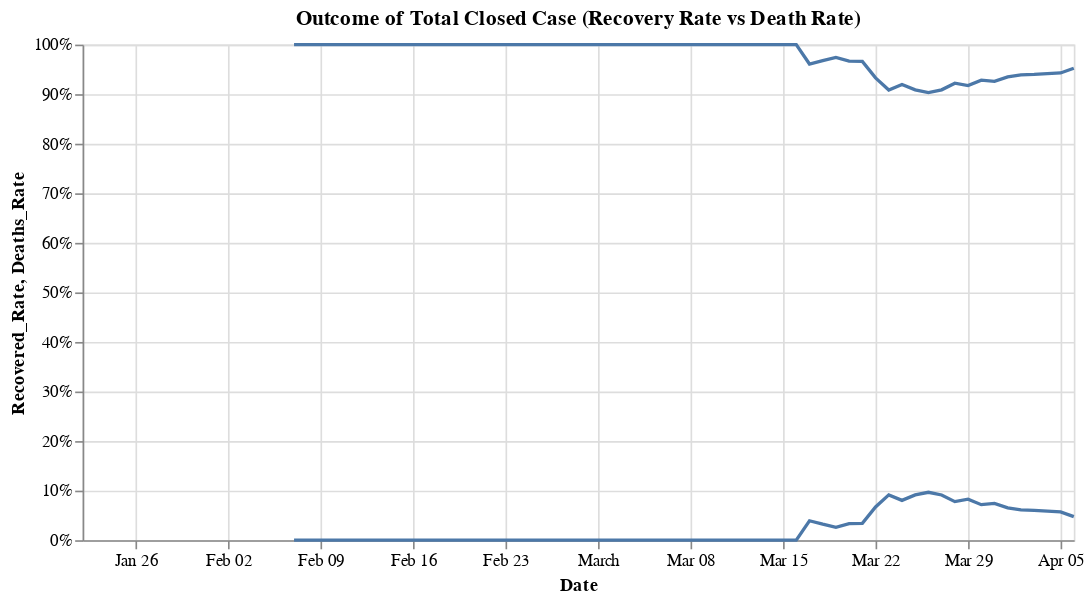

The code cell stored with this chart in its notebook:
### Code cell
#hide_input
df_closed_my = pd.merge(df_my(df_recovered), df_my(df_deaths), on='Date').rename(columns={'Cases_x': 'Recovered', 'Cases_y': 'Deaths'})
df_closed_my['Total'] = df_closed_my['Recovered'] + df_closed_my['Deaths']
df_closed_my['Recovered_Rate'] = df_closed_my['Recovered']/ df_closed_my['Total']
df_closed_my['Deaths_Rate'] = df_closed_my['Deaths']/ df_closed_my['Total']
_base = alt.Chart(df_closed_my.round(6)[['Date', 'Recovered_Rate', 'Deaths_Rate']]).encode(x='Date:T')
_recovered = _base.mark_line().encode(y=alt.Y('Recovered_Rate:Q', axis=alt.Axis(format='%')))
_deaths = _base.mark_line().encode(y=alt.Y('Deaths_Rate:Q', axis=alt.Axis(format='%')))

(_recovered + _deaths).properties(title='Outcome of Total Closed Case (Recovery Rate vs Death Rate)', width=600)

### Figure 1 — Vega-Lite specification as saved in the notebook (floating-point values rounded to 4 significant figures)
{"config": {"view": {"continuousWidth": 400, "continuousHeight": 300}}, "layer": [{"mark": "line", "encoding": {"x": {"type": "temporal", "field": "Date"}, "y": {"type": "quantitative", "axis": {"format": "%"}, "field": "Recovered_Rate"}}}, {"mark": "line", "encoding": {"x": {"type": "temporal", "field": "Date"}, "y": {"type": "quantitative", "axis": {"format": "%"}, "field": "Deaths_Rate"}}}], "data": {"name": "data-c1d3a912bca386e1630d277436f89b14"}, "title": "Outcome of Total Closed Case (Recovery Rate vs Death Rate)", "width": 600, "$schema": "https://vega.github.io/schema/vega-lite/v4.8.1.json", "datasets": {"data-c1d3a912bca386e1630d277436f89b14": [{"Date": "2020-01-22T00:00:00", "Recovered_Rate": null, "Deaths_Rate": null}, {"Date": "2020-01-23T00:00:00", "Recovered_Rate": null, "Deaths_Rate": null}, {"Date": "2020-01-24T00:00:00", "Recovered_Rate": null, "Deaths_Rate": null}, {"Date": "2020-01-25T00:00:00", "Recovered_Rate": null, "Deaths_Rate": null}, {"Date": "2020-01-26T00:00:00", "Recovered_Rate": null, "Deaths_Rate": null}, {"Date": "2020-01-27T00:00:00", "Recovered_Rate": null, "Deaths_Rate": null}, {"Date": "2020-01-28T00:00:00", "Recovered_Rate": null, "Deaths_Rate": null}, {"Date": "2020-01-29T00:00:00", "Recovered_Rate": null, "Deaths_Rate": null}, {"Date": "2020-01-30T00:00:00", "Recovered_Rate": null, "Deaths_Rate": null}, {"Date": "2020-01-31T00:00:00", "Recovered_Rate": null, "Deaths_Rate": null}, {"Date": "2020-02-01T00:00:00", "Recovered_Rate": null, "Deaths_Rate": null}, {"Date": "2020-02-02T00:00:00", "Recovered_Rate": null, "Deaths_Rate": null}, {"Date": "2020-02-03T00:00:00", "Recovered_Rate": null, "Deaths_Rate": null}, {"Date": "2020-02-04T00:00:00", "Recovered_Rate": null, "Deaths_Rate": null}, {"Date": "2020-02-05T00:00:00", "Recovered_Rate": null, "Deaths_Rate": null}, {"Date": "2020-02-06T00:00:00", "Recovered_Rate": null, "Deaths_Rate": null}, {"Date": "2020-02-07T00:00:00", "Recovered_Rate": 1.0, "Deaths_Rate": 0.0}, {"Date": "2020-02-08T00:00:00", "Recovered_Rate": 1.0, "Deaths_Rate": 0.0}, {"Date": "2020-02-09T00:00:00", "Recovered_Rate": 1.0, "Deaths_Rate": 0.0}, {"Date": "2020-02-10T00:00:00", "Recovered_Rate": 1.0, "Deaths_Rate": 0.0}, {"Date": "2020-02-11T00:00:00", "Recovered_Rate": 1.0, "Deaths_Rate": 0.0}, {"Date": "2020-02-12T00:00:00", "Recovered_Rate": 1.0, "Deaths_Rate": 0.0}, {"Date": "2020-02-13T00:00:00", "Recovered_Rate": 1.0, "Deaths_Rate": 0.0}, {"Date": "2020-02-14T00:00:00", "Recovered_Rate": 1.0, "Deaths_Rate": 0.0}, {"Date": "2020-02-15T00:00:00", "Recovered_Rate": 1.0, "Deaths_Rate": 0.0}, {"Date": "2020-02-16T00:00:00", "Recovered_Rate": 1.0, "Deaths_Rate": 0.0}, {"Date": "2020-02-17T00:00:00", "Recovered_Rate": 1.0, "Deaths_Rate": 0.0}, {"Date": "2020-02-18T00:00:00", "Recovered_Rate": 1.0, "Deaths_Rate": 0.0}, {"Date": "2020-02-19T00:00:00", "Recovered_Rate": 1.0, "Deaths_Rate": 0.0}, {"Date": "2020-02-20T00:00:00", "Recovered_Rate": 1.0, "Deaths_Rate": 0.0}, {"Date": "2020-02-21T00:00:00", "Recovered_Rate": 1.0, "Deaths_Rate": 0.0}, {"Date": "2020-02-22T00:00:00", "Recovered_Rate": 1.0, "Deaths_Rate": 0.0}, {"Date": "2020-02-23T00:00:00", "Recovered_Rate": 1.0, "Deaths_Rate": 0.0}, {"Date": "2020-02-24T00:00:00", "Recovered_Rate": 1.0, "Deaths_Rate": 0.0}, {"Date": "2020-02-25T00:00:00", "Recovered_Rate": 1.0, "Deaths_Rate": 0.0}, {"Date": "2020-02-26T00:00:00", "Recovered_Rate": 1.0, "Deaths_Rate": 0.0}, {"Date": "2020-02-27T00:00:00", "Recovered_Rate": 1.0, "Deaths_Rate": 0.0}, {"Date": "2020-02-28T00:00:00", "Recovered_Rate": 1.0, "Deaths_Rate": 0.0}, {"Date": "2020-02-29T00:00:00", "Recovered_Rate": 1.0, "Deaths_Rate": 0.0}, {"Date": "2020-03-01T00:00:00", "Recovered_Rate": 1.0, "Deaths_Rate": 0.0}, {"Date": "2020-03-02T00:00:00", "Recovered_Rate": 1.0, "Deaths_Rate": 0.0}, {"Date": "2020-03-03T00:00:00", "Recovered_Rate": 1.0, "Deaths_Rate": 0.0}, {"Date": "2020-03-04T00:00:00", "Recovered_Rate": 1.0, "Deaths_Rate": 0.0}, {"Date": "2020-03-05T00:00:00", "Recovered_Rate": 1.0, "Deaths_Rate": 0.0}, {"Date": "2020-03-06T00:00:00", "Recovered_Rate": 1.0, "Deaths_Rate": 0.0}, {"Date": "2020-03-07T00:00:00", "Recovered_Rate": 1.0, "Deaths_Rate": 0.0}, {"Date": "2020-03-08T00:00:00", "Recovered_Rate": 1.0, "Deaths_Rate": 0.0}, {"Date": "2020-03-09T00:00:00", "Recovered_Rate": 1.0, "Deaths_Rate": 0.0}, {"Date": "2020-03-10T00:00:00", "Recovered_Rate": 1.0, "Deaths_Rate": 0.0}, {"Date": "2020-03-11T00:00:00", "Recovered_Rate": 1.0, "Deaths_Rate": 0.0}, {"Date": "2020-03-12T00:00:00", "Recovered_Rate": 1.0, "Deaths_Rate": 0.0}, {"Date": "2020-03-13T00:00:00", "Recovered_Rate": 1.0, "Deaths_Rate": 0.0}, {"Date": "2020-03-14T00:00:00", "Recovered_Rate": 1.0, "Deaths_Rate": 0.0}, {"Date": "2020-03-15T00:00:00", "Recovered_Rate": 1.0, "Deaths_Rate": 0.0}, {"Date": "2020-03-16T00:00:00", "Recovered_Rate": 1.0, "Deaths_Rate": 0.0}, {"Date": "2020-03-17T00:00:00", "Recovered_Rate": 0.9608, "Deaths_Rate": 0.03922}, {"Date": "2020-03-18T00:00:00", "Recovered_Rate": 0.9677, "Deaths_Rate": 0.03226}, {"Date": "2020-03-19T00:00:00", "Recovered_Rate": 0.974, "Deaths_Rate": 0.02597}, {"Date": "2020-03-20T00:00:00", "Recovered_Rate": 0.9667, "Deaths_Rate": 0.03333}, {"Date": "2020-03-21T00:00:00", "Recovered_Rate": 0.9661, "Deaths_Rate": 0.0339}, {"Date": "2020-03-22T00:00:00", "Recovered_Rate": 0.9329, "Deaths_Rate": 0.06711}, {"Date": "2020-03-23T00:00:00", "Recovered_Rate": 0.9085, "Deaths_Rate": 0.0915}, {"Date": "2020-03-24T00:00:00", "Recovered_Rate": 0.9196, "Deaths_Rate": 0.0804}, {"Date": "2020-03-25T00:00:00", "Recovered_Rate": 0.9087, "Deaths_Rate": 0.09132}, {"Date": "2020-03-26T00:00:00", "Recovered_Rate": 0.9034, "Deaths_Rate": 0.09664}, {"Date": "2020-03-27T00:00:00", "Recovered_Rate": 0.9088, "Deaths_Rate": 0.09123}, {"Date": "2020-03-28T00:00:00", "Recovered_Rate": 0.9222, "Deaths_Rate": 0.07781}, {"Date": "2020-03-29T00:00:00", "Recovered_Rate": 0.9173, "Deaths_Rate": 0.08274}, {"Date": "2020-03-30T00:00:00", "Recovered_Rate": 0.9283, "Deaths_Rate": 0.07171}, {"Date": "2020-03-31T00:00:00", "Recovered_Rate": 0.9259, "Deaths_Rate": 0.07414}, {"Date": "2020-04-01T00:00:00", "Recovered_Rate": 0.9348, "Deaths_Rate": 0.06522}, {"Date": "2020-04-02T00:00:00", "Recovered_Rate": 0.9388, "Deaths_Rate": 0.0612}, {"Date": "2020-04-03T00:00:00", "Recovered_Rate": 0.9398, "Deaths_Rate": 0.06023}, {"Date": "2020-04-04T00:00:00", "Recovered_Rate": 0.9414, "Deaths_Rate": 0.05864}, {"Date": "2020-04-05T00:00:00", "Recovered_Rate": 0.9428, "Deaths_Rate": 0.05722}, {"Date": "2020-04-06T00:00:00", "Recovered_Rate": 0.9524, "Deaths_Rate": 0.04758}]}}
